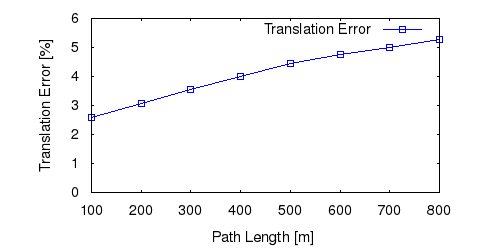

Write the gnuplot code that produced this figure.
set term postscript eps enhanced color
set output "avg_tl.eps"
set size ratio 0.5
set yrange [0:*]
set xlabel "Path Length [m]"
set ylabel "Translation Error [%]"
plot "avg_tl.txt" using 1:($2*100) title 'Translation Error' lc rgb "#0000FF" pt 4 w linespoints
